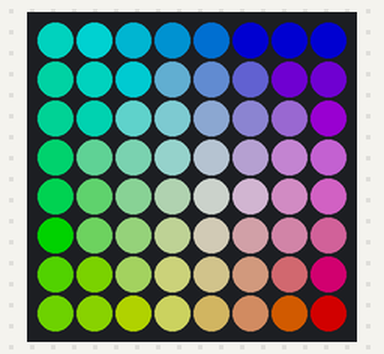
The program below on a simulated Raspberry Pi (BCM pin numbers) with a Sense HAT. On the bench: the Sense HAT's 8×8 RGB LED matrix. Dim RGB values are drawn brighter than linear; the interpreter's speed is modelled, so counts of loop turns are approximate.

Above: at 0.45 s.
At 2.87 s:
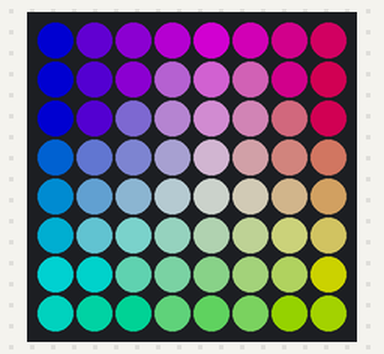
At 5.6 s:
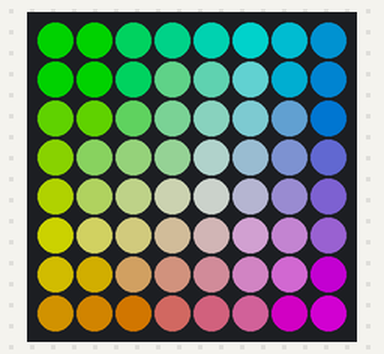
At 11.05 s:
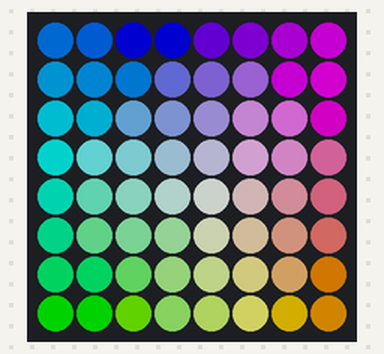
At 15.9 s:
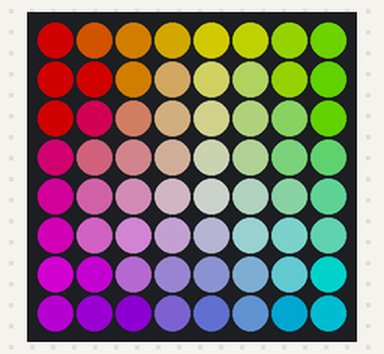
At 21.65 s:
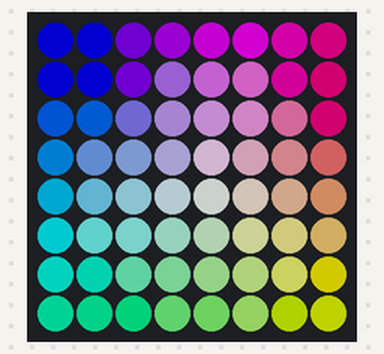

The program:

sense_proba.py
```python
from sense_hat import SenseHat
import time, math, argparse

def rgb(C,X,H):
  if H<60:
    return (C,X,0)
  elif H<120:
    return (X,C,0)
  elif H<180:
    return (0,C,X)
  elif H<240:
    return (0,X,C)
  elif H<300:
    return (X,0,C)
  else:
    return (C,0,X)

def C(v,s):
  return v*s

def X(c,h):
  return c*(1- abs((h/60)%2-1))

def M(v,c):
  return v-c

def HSV_to_RGB(h,s,v):
  c=C(v,s)
  x=X(c,h)
  m=M(v,c)
  (r2,g2,b2)=rgb(c,x,h)
  r=(r2+m)*255
  g=(g2+m)*255
  b=(b2+m)*255
  return (r,g,b)

def XY_to_HSV(x,y,v=0.5, k=0):
  pomak_x=4
  pomak_y=4
  x-=pomak_x
  y-=pomak_y
  s=math.pow(x,2)+math.pow(y,2)
  s=math.sqrt(s)/math.sqrt(32)
  h=math.atan2(y,x)
  h=math.degrees(h) + 180 + k
  h=h%360
  return (h,s,v)

def main(v):
	if v is None or float(v) > 1 or float(v) < 0:
		v=0.5
	else:
		v=float(v)
	sense=SenseHat()
	k=0
	while(True):
		for i in range(8):
 			for j in range(8):
    				(h,s,v)=XY_to_HSV(i,j,v,k)
    				(r,g,b)=HSV_to_RGB(h,s,v)
    				#print (i,j,int(r),int(g),int(b),int(h),int(s),int(v))
    				sense.set_pixel(i,j,int(r),int(g),int(b))
		k+=5
		#time.sleep(0.1)


if __name__ == "__main__":
	parser = argparse.ArgumentParser()
	parser.add_argument('-v', help='color value (intensity)')
	args = parser.parse_args()
	main(args.v)
```
